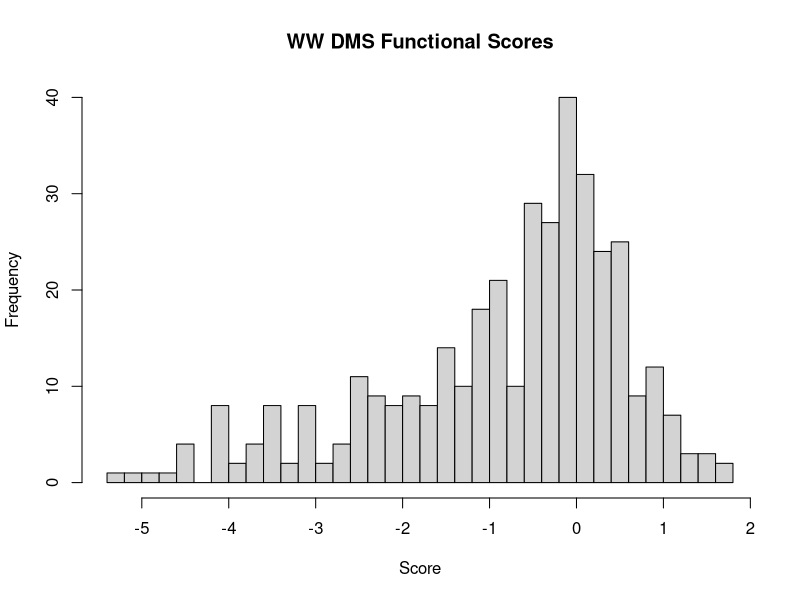

The R source for this figure:
## ---- chunk 1
knitr::opts_chunk$set(echo = TRUE)
## ---- chunk 2
master_data = read.table(file="560_dataset_reduced.txt", header = T, sep = '\t')

head(master_data)

ww_data = master_data[which(master_data$dms_id == 'WW_domain'),]

head(ww_data)
## ---- chunk 3
func_scores = ww_data$reported_effect


fs.range = range(func_scores)

fs.mean = mean(func_scores)

fs.var = var(func_scores)

fs.sd = sd(func_scores)

quant_list = c(0.025, 0.05, 0.25, 0.5, 0.75, 0.95, 0.975)
fs.quants = quantile(func_scores, probs=quant_list)
## ---- chunk 4
print(fs.quants)
## ---- chunk 5
approx_25 = mean(func_scores)-0.67448*sd(func_scores)
approx_75 = mean(func_scores)+0.67488*sd(func_scores)
## ---- chunk 6

hist(func_scores, 50, freq=TRUE, main='WW DMS Functional Scores', xlab='Score', ylab='Frequency')
## ---- chunk 7

aa_list = c('G','A','L','M','F','W','K','Q','E','S','P','V','I','C','Y','H','R','N','D','T')



